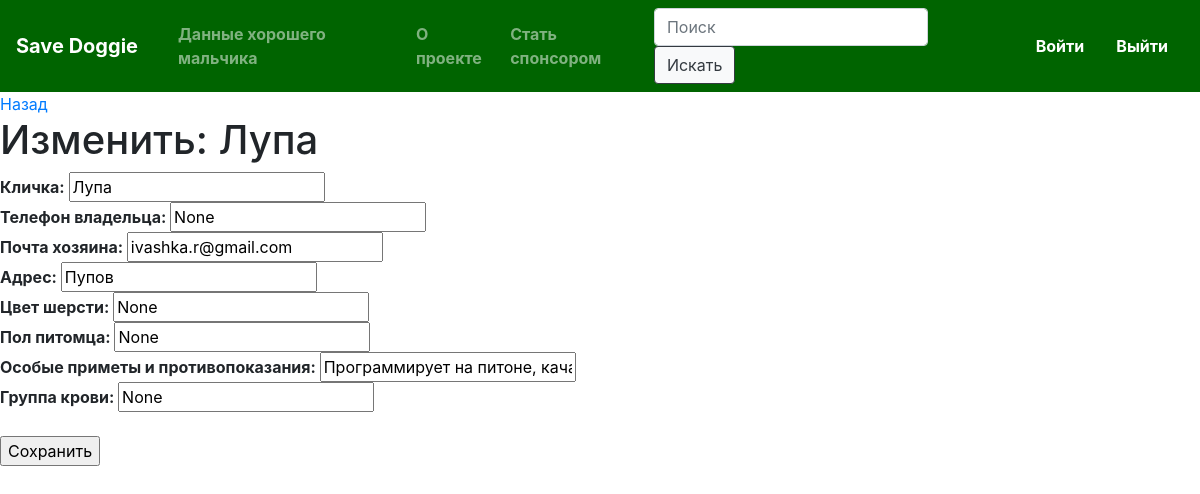
The page /edit?id=1 on the database as committed earlier.
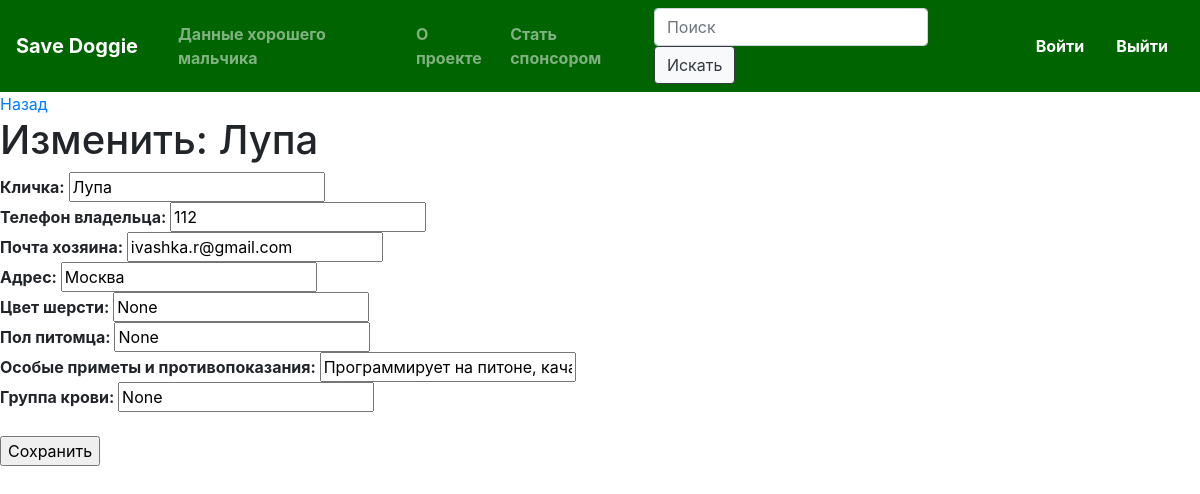
The same page on the database as committed later.
### crm/models.py (models this page shows, shortened)
class Student(models.Model):
    sex_types = (
        ('M', 'Man'),
        ('W', 'Woman')
    )
    name = models.CharField(max_length=30, null=True)
    surname = models.CharField(max_length=30, null=True)
    dadname = models.CharField(max_length=30, null=True)
    email = models.EmailField(null=True)
    description = models.TextField(default="")
    photo = models.FilePathField(null=True)
    sex = models.CharField(max_length=1, null=True, choices=sex_types)
    weight = models.FloatField(null=True)
    phone_number = models.CharField(max_length=12, null=True)

### crm/views.py (the view, shortened to what this page needs)
# urls.py: path('edit', edit),
def edit(request):
    if request.method == 'GET':
        id = request.GET.get('id')
        student = Student.objects.get(pk=id)
        return render(request, 'edit.html', {'student': student})

### crm/templates/edit.html (shortened to what this page needs)
{% extends 'base.html' %}
{% block content %}
<a href="/student?id={{ student.id }}">Назад</a>
<h1>Изменить: {{ student.name }}</h1>
<form action="/edit?id={{ student.id }}" method="post" enctype="multipart/form-data">
    <strong>Кличка: </strong> <input type="text" name="name" value="{{ student.name }}"/><br>
    <strong>Телефон владельца: </strong> <input type="text" name="phone_number" value="{{ student.phone_number }}"/><br>
    <strong>Почта хозяина: </strong> <input type="text" name="email" value="{{ student.email }}"/><br>
    <strong>Адрес: </strong> <input type="text" name="adress" value="{{ student.surname }}"/><br>
    <strong>Цвет шерсти: </strong> <input type="text" name="color" value="{{ student.dadname }}"/><br>
    <strong>Пол питомца: </strong> <input type="text" name="sex" value="{{ student.sex }}"/><br>
    <strong>Особые приметы и противопоказания: </strong> <input type="text" name="description" value="{{ student.description }}"/><br>
    <strong>Группа крови: </strong> <input type="text" name="blood" value="{{ student.weight }}"/><br>
{% endblock %}

Rows that differ between the two databases and show on the page:
changed Student "Лупа": phone_number "None" → "112"; adress "Пупов" → "Москва"
